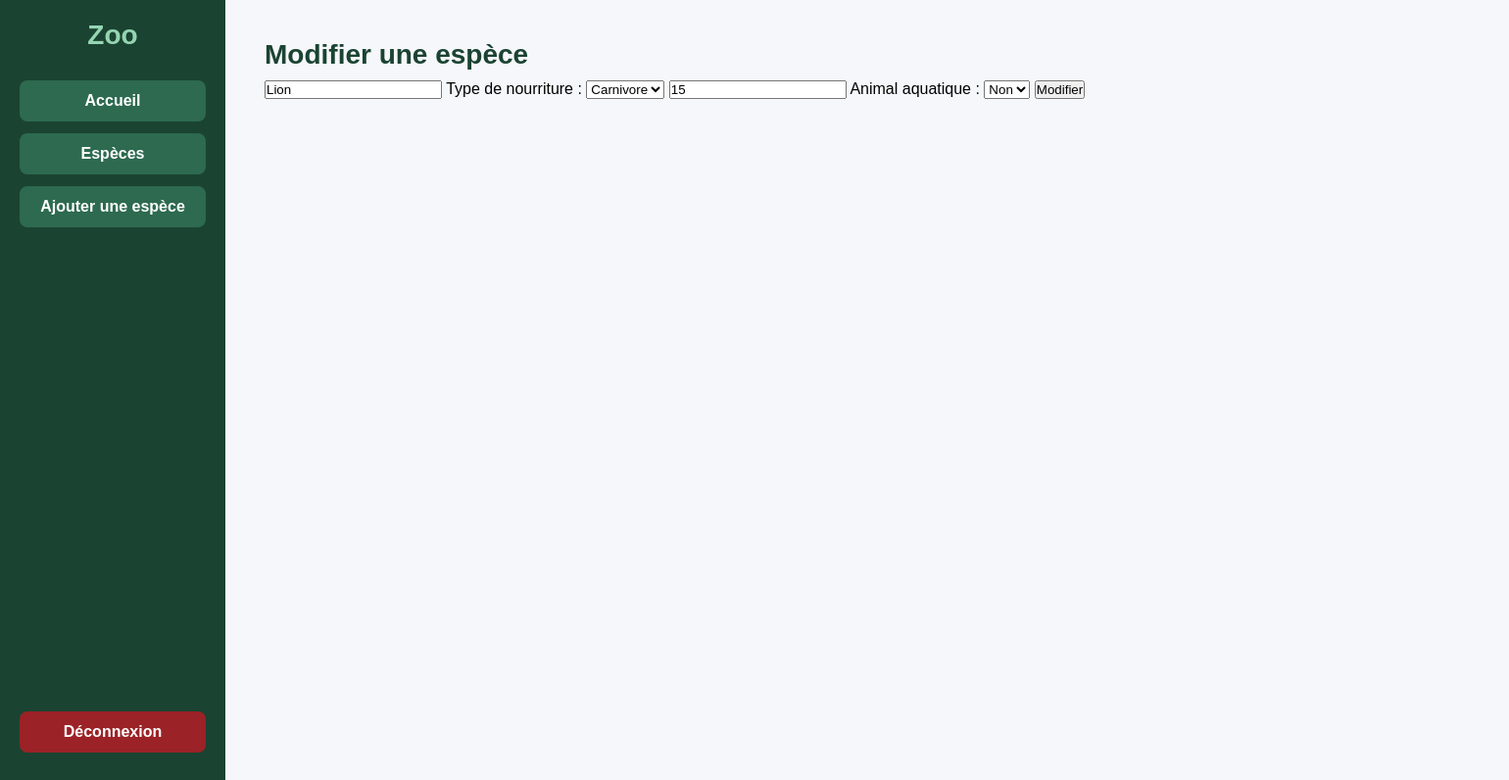
/modifier_espece.php?id=1 (signed in), run on the app's committed database.
### tables this page shows
CREATE TABLE `especes` (
  `id` int NOT NULL,
  `nom_race` varchar(30) NOT NULL,
  `type_nourriture` enum('Carnivore','Herbivore','Omnivore') NOT NULL,
  `duree_de_vie` int NOT NULL,
  `animal_aquatique` tinyint(1) NOT NULL DEFAULT '0'
);

### modifier_espece.php (the view, shortened to what this page needs)
<?php
include("connexion.php");
$id = $_GET['id'];
$sql = "SELECT * FROM especes WHERE id='$id'";
$resultat = mysqli_query($conn, $sql);
$espece = mysqli_fetch_assoc($resultat);
?>
<!DOCTYPE html>
<html lang="fr">
<head>
    <link rel="stylesheet" href="style2.css">
</head>
<body>
<div class="conteneur">
    <div class="menu">
        <h2>Zoo</h2>
        <a href="accueil.php">Accueil</a>
        <a href="especes.php">Espèces</a>
        <a href="ajout_espece.php">Ajouter une espèce</a>
        <a href="logout.php">Déconnexion</a>
    </div>
    <div class="contenu">
        <h1>Modifier une espèce</h1>
        <form action="traitement_modif_espece.php" method="POST">
            <input type="text" name="nom_race" value="<?php echo $espece['nom_race']; ?>" required>
            <label>Type de nourriture :</label>
            <select name="type_nourriture" required>
                <option value="Carnivore" <?php if ($espece['type_nourriture'] == "Carnivore") echo "selected"; ?>>Carnivore</option>
            </select>
            <input type="number" name="duree_de_vie" value="<?php echo $espece['duree_de_vie']; ?>" required>
            <label>Animal aquatique :</label>
            <select name="animal_aquatique" required>
                <option value="0" <?php if ($espece['animal_aquatique'] == 0) echo "selected"; ?>>Non</option>
            </select>
            <button type="submit">Modifier</button>
        </form>
    </div>
</div>
</body>
</html>

### style2.css (style rules this page uses)
* { margin: 0; padding: 0; box-sizing: border-box; }
body { font-family: Arial, sans-serif; background-color: #f5f7fa; }
.conteneur { display: flex; min-height: 100vh; }
.menu { width: 230px; background: #1b4332; padding: 20px; display: flex; flex-direction: column; }
.menu h2 { color: #95d5b2; text-align: center; margin-bottom: 30px; font-size: 28px; }
.menu a { text-decoration: none; color: white; background: #2d6a4f; padding: 12px; margin-bottom: 12px; border-radius: 8px; text-align: center; transition: 0.3s; font-weight: bold; }
.menu a:last-child { margin-top: auto; background: #9b2226; }
.contenu { flex: 1; padding: 40px; }
.contenu h1 { font-size: 28px; color: #1b4332; margin-bottom: 10px; }
.contenu { background: #f5f7fa; }
.contenu::before { content: ""; display: block; background: white; padding: 30px; border-radius: 15px; width: 100%; height: auto; position: absolute; z-index: -1; }

### data on the page
especes: nom_race "Lion", type_nourriture "Carnivore", duree_de_vie "15", animal_aquatique "Non"
